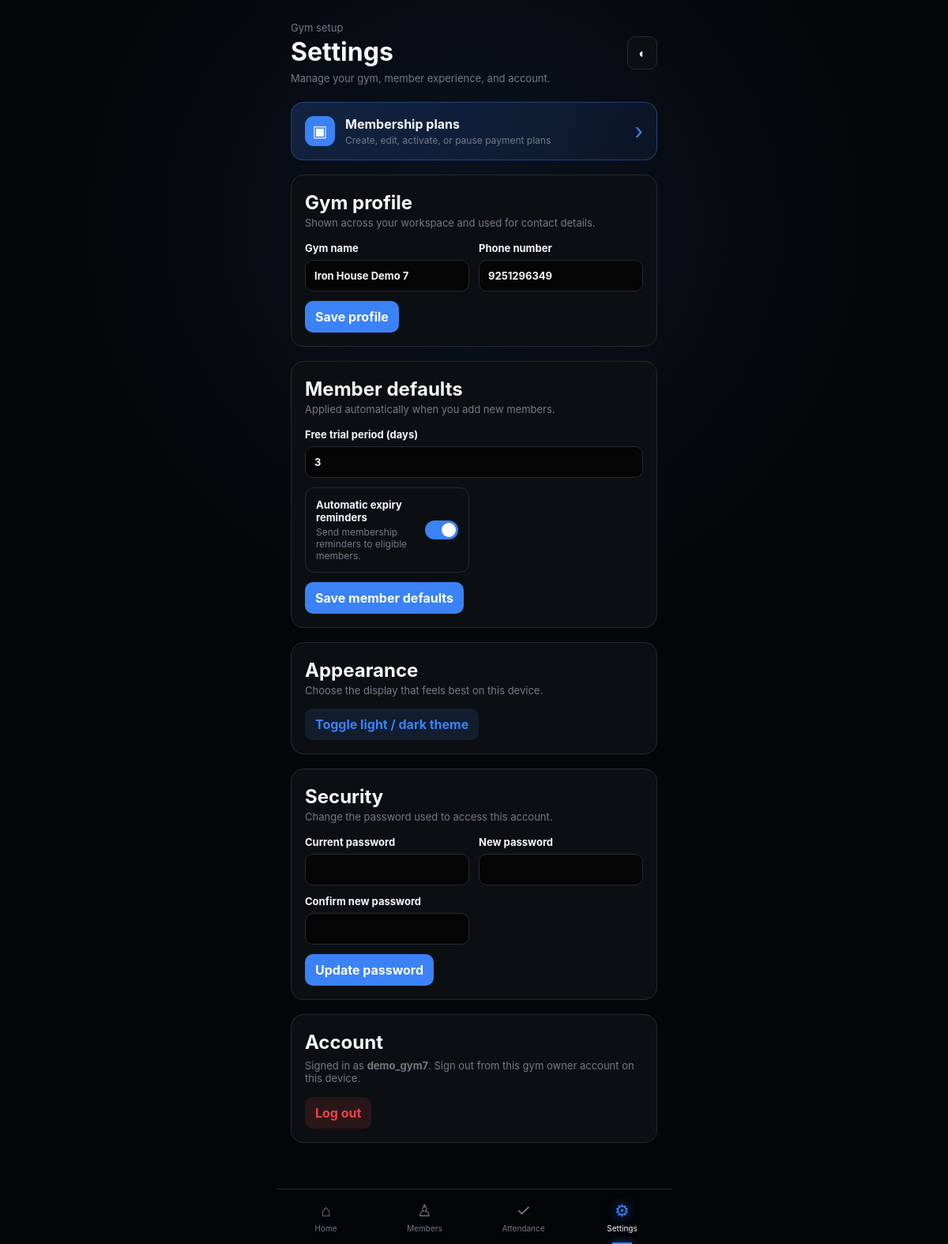
Page /settings (signed in) on the committed database.
### models.py (models this page shows)
class GymOwner(UserMixin, db.Model):
    __tablename__ = "gym_owner"
    id = db.Column(db.Integer, primary_key=True)
    username = db.Column(db.String(50), unique=True, nullable=False)
    password_hash = db.Column(db.String(255), nullable=False)
    name = db.Column(db.String(100), nullable=False)
    phone = db.Column(db.String(15), nullable=False)
    join_date = db.Column(db.Date, default=date.today)
    payment_due_date = db.Column(db.Date)
    owner_plan = db.Column(db.String(50))
    member_limit_warning_plan = db.Column(db.String(50))
    trial_days = db.Column(db.Integer, nullable=False, default=0)
    send_reminder = db.Column(db.Boolean, nullable=False, default=False)
    owner_payments = db.relationship(
        "OwnerPayment",
        backref="owner",
        lazy=True,
        cascade="all, delete-orphan"
    )
    members = db.relationship(
        "Member",
        backref="owner",
        lazy=True,
        cascade="all, delete-orphan"
    )
    plans = db.relationship(
        "MembershipPlan",
        backref="owner",
        lazy=True,
        cascade="all, delete-orphan"
    )

### routes/settings.py (the view)
@settings_bp.route("/settings")
@login_required
def settings():
    return render_template("settings.html", active_page="settings")

### templates/settings.html (shortened to what this page needs)
{% extends "components/base.html" %}
{% block head %}<link rel="stylesheet" href="{{ url_for('static', filename='css/settings.css') }}">{% endblock %}
{% block body %}
<header class="settings-header"><div><p class="eyebrow">Gym setup</p><h1>Settings</h1><p class="page-copy">Manage your gym, member experience, and account.</p></div><button id="themeBtn" class="theme-button" type="button" aria-label="Toggle theme">◐</button></header>
<a class="settings-link-card" href="{{ url_for('settings.membership_plans') }}"><span class="settings-link-icon">▣</span><span class="settings-link-copy"><strong>Membership plans</strong><small>Create, edit, activate, or pause payment plans</small></span><span class="chevron">›</span></a>
<section class="settings-card"><div class="section-heading"><div><h2>Gym profile</h2><p>Shown across your workspace and used for contact details.</p></div></div><form class="settings-form" method="post" action="{{ url_for('settings.update_profile') }}"><label>Gym name<input name="name" maxlength="100" value="{{ current_user.name }}" required></label><label>Phone number<input name="phone" inputmode="tel" maxlength="15" value="{{ current_user.phone }}" required></label><button type="submit">Save profile</button></form></section>
<section class="settings-card"><div class="section-heading"><div><h2>Member defaults</h2><p>Applied automatically when you add new members.</p></div></div><form class="settings-form" method="post" action="{{ url_for('settings.update_member_defaults') }}"><label>Free trial period (days)<input name="trial_days" type="number" min="0" max="365" value="{{ current_user.trial_days }}" required></label><label class="toggle-row"><span><strong>Automatic expiry reminders</strong><small>Send membership reminders to eligible members.</small></span><input name="send_reminder" type="checkbox" {% if current_user.send_reminder %}checked{% endif %}><i></i></label><button type="submit">Save member defaults</button></form></section>
<section class="settings-card"><div class="section-heading"><div><h2>Appearance</h2><p>Choose the display that feels best on this device.</p></div></div><button id="appearanceBtn" class="secondary-button" type="button">Toggle light / dark theme</button></section>
<section class="settings-card"><div class="section-heading"><div><h2>Security</h2><p>Change the password used to access this account.</p></div></div><form class="settings-form" method="post" action="{{ url_for('settings.update_password') }}"><label>Current password<input name="current_password" type="password" autocomplete="current-password" required></label><label>New password<input name="new_password" type="password" autocomplete="new-password" minlength="8" required></label><label>Confirm new password<input name="confirm_password" type="password" autocomplete="new-password" minlength="8" required></label><button type="submit">Update password</button></form></section>
<section class="settings-card account-card"><h2>Account</h2><p>Signed in as <strong>{{ current_user.username }}</strong>. Sign out from this gym owner account on this device.</p><a class="logout-button" href="{{ url_for('auth.logout') }}">Log out</a></section>
{% endblock %}

### static/css/base.css (style rules this page uses)
* { margin: 0; padding: 0; box-sizing: border-box; -webkit-tap-highlight-color: transparent; }
:root { --bg: #050608; --white: #f5f7fa; --muted: #737b87; --blue: #3b82f6; --green: #22c55e; --border: #20242b; --card: #0c0f12; --card2: #050505; --card3: #000000; --activity: #11151a; --navbg: rgba(5, 6, 8, 0.94); --iconbg: #15191e; --line: #1c2127; --cardborder: #242931; }
html { background: var(--bg); }
body { background: radial-gradient(circle at 50% 18%, rgba(59, 130, 246, 0.1), transparent 35%), var(--bg); color: var(--white); transition: background 0.35s, color 0.35s; font-family: -apple-system, BlinkMacSystemFont, "Segoe UI", Roboto, Arial, sans-serif; min-height: 100vh; overflow-x: hidden; }

### static/css/settings.css (style rules this page uses)
.settings-header,.section-heading,.plan-row { display:flex;align-items:center;justify-content:space-between;gap:14px }
.settings-header { margin:2px 0 22px }
.settings-header h1,.section-heading h2,.account-card h2 { margin:3px 0 }
.eyebrow,.section-heading p,.account-card p,.page-copy { margin:0;color:var(--muted);font-size:13px }
.page-copy { margin-top:6px }
.theme-button,.settings-form button,.plan-form button,.status-button,.logout-button,.secondary-button { border:0;border-radius:10px;padding:10px 13px;font:inherit;font-weight:700;cursor:pointer;text-decoration:none }
.theme-button { background:var(--card);color:var(--white);border:1px solid var(--cardborder) }
.settings-card { padding:17px;margin-bottom:18px;background:var(--card);border:1px solid var(--cardborder);border-radius:16px }
.settings-link-card { display:flex;align-items:center;gap:13px;padding:17px;margin-bottom:18px;border-radius:16px;background:linear-gradient(135deg,rgba(59,130,246,.2),rgba(59,130,246,.07));border:1px solid rgba(59,130,246,.38);color:var(--white);text-decoration:none }
.settings-link-icon { display:grid;place-items:center;width:38px;height:38px;border-radius:11px;background:var(--blue);color:#fff;font-size:20px }
.settings-link-copy { display:grid;gap:3px;flex:1 }
.settings-link-copy small { color:var(--muted);font-size:12px }
.chevron { color:var(--blue);font-size:28px;line-height:1 }
.settings-form { display:grid;grid-template-columns:1fr 1fr;gap:12px;margin-top:16px }
.settings-form label { display:grid;gap:7px;font-size:13px;font-weight:700 }
.settings-form input,.plan-form input { min-width:0;width:100%;border:1px solid var(--cardborder);border-radius:10px;background:var(--card2);color:var(--white);padding:11px;font:inherit }
.settings-form button { justify-self:start;background:var(--blue);color:#fff }
.settings-form label:nth-last-child(2):nth-child(1),.settings-form button:last-child { grid-column:1/-1 }
.settings-form:has(.toggle-row) label:first-child { grid-column:1/-1 }
.toggle-row { position:relative;display:flex!important;align-items:center;justify-content:space-between;gap:14px;padding:13px;border:1px solid var(--cardborder);border-radius:12px }
.toggle-row span { display:grid;gap:3px }
.toggle-row small { font-size:12px;color:var(--muted);font-weight:400 }
.toggle-row i { width:42px;height:24px;flex:none;border-radius:20px;background:var(--line);transition:.2s }
.toggle-row i:after { content:"";display:block;width:18px;height:18px;margin:3px;border-radius:50%;background:#fff;transition:.2s }
.toggle-row input:checked+i { background:var(--blue) }
.toggle-row input:checked+i:after { transform:translateX(18px) }
.secondary-button { margin-top:15px;background:rgba(59,130,246,.12);color:var(--blue) }
.account-card p { margin:7px 0 16px }
.logout-button { display:inline-block;background:rgba(239,68,68,.13);color:#ef4444 }

### rows in the picture
GymOwner: name "Iron House Demo 7", phone "9251296349", trial_days "3", username "demo_gym7"
